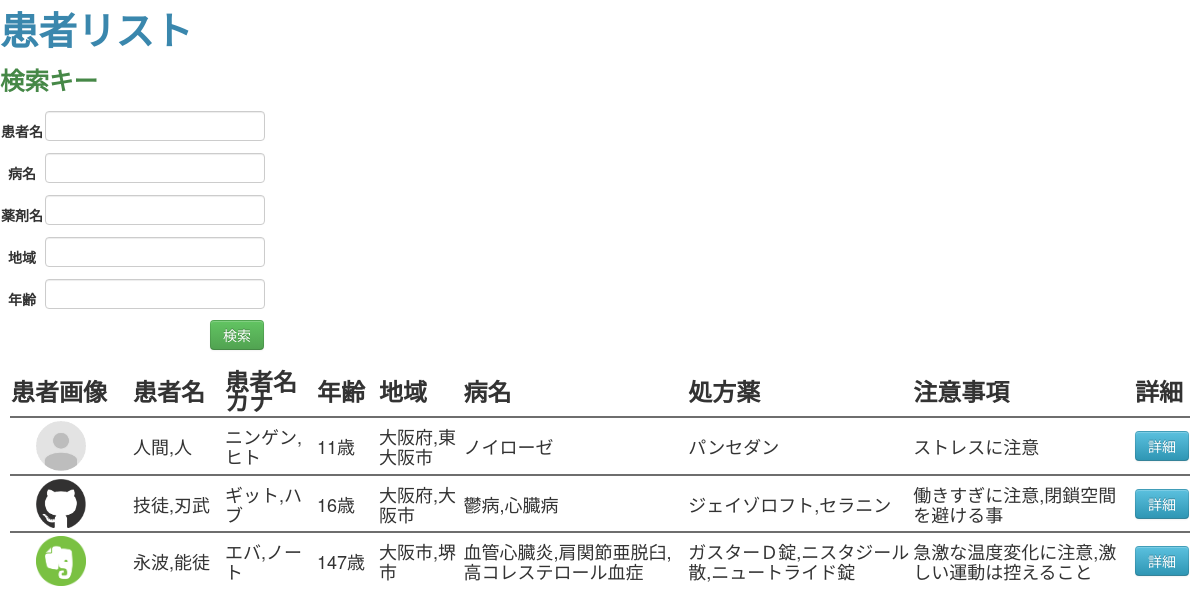
Page /index.php/hospital/patient_list on the committed database.
### tables this page shows
CREATE TABLE "patient" (
	"id" INTEGER PRIMARY KEY AUTOINCREMENT,
	"patient_number" TEXT NOT NULL,
	"image" TEXT NOT NULL,
	"age" TEXT NOT NULL,
	"name" TEXT NOT NULL,
	"name_kana" TEXT NOT NULL,
	"area" TEXT NOT NULL,
	"disease" TEXT NOT NULL,
	"medicine" TEXT NOT NULL,
	"caution" TEXT NOT NULL
);

### application/controllers/Hospital.php (called while the page is built, shortened)
<?php
class Hospital extends CI_Controller {
	public function __construct()
	{
		 $this->load->library('dummy');
	}
	public function patient_list(){
		$this->load->model('Patient_model', 'Patient');
		if(!isset($_POST['search_submit'])){
			$data['patient_list'] = $this->Patient->get_all_data();
			$conditions = array(
				'search_patient' => '',
				'search_disease' => '',
				'search_medicine' => '',
				'search_area' => '',
				'search_age' => '',
			);
			$data['search_key'] = $conditions;
		}
		$this->load->view('hospital/hospital_patient_list', $data);
	}
}

### index.php (called while the page is built, shortened)
<?php
require_once BASEPATH.'core/CodeIgniter.php';

### application/models/patient_model.php (called while the page is built, shortened)
<?php
class Patient_model extends CI_Model {
    function get_all_data(){
        $query = $this->db->get('patient');
        return $query->result();
    }
}
?>

### application/views/hospital/hospital_patient_list.php (the view, shortened to what this page needs)
?><!DOCTYPE HTML>
<html>
	<head>
		<link type="text/css"  href="<?= base_url(); ?>assets/css/jquery.bxslider.css" rel="stylesheet">
		<link rel="stylesheet" type="text/css" href="<?= base_url(); ?>assets/css/bootstrap.min.css" >
	</head>
	<body>
		<h1 class="h1 text-info	">患者リスト</h1>
		<div id="wrapper">
			<div id="search_area">
				<?php
					$param_search_patient = array(
						'id' => 'search_patient',
						'class' => '',
						'name'  => 'search_patient',
						'value' => $search_key['search_patient'] ?: '',
					);
					$param_search_disease = array(
						'id' => 'search_disease',
						'class' => '',
						'name'  => 'search_disease',
						'value' => $search_key['search_disease'] ?: '',
					);
					$param_search_medicine = array(
						'id' => 'search_medicine',
						'class' => '',
						'name'  => 'search_medicine',
						'value' => $search_key['search_medicine'] ?: '',
					);
					$param_search_area = array(
						'id' => 'search_area',
						'class' => '',
						'name'  => 'search_area',
						'value' => $search_key['search_area'] ?: '',
					);
					$param_search_age = array(
						'id' => 'search_age',
						'class' => '',
						'name'  => 'search_age',
						'value' => $search_key['search_age'] ?: '',
					);
					$param_search_submit = array(
						'id' => 'search_submit',
						'class' => 'btn btn-success',
						'name'  => 'search_submit',
		        'value' => '検索',
					);
				?>
				<?= form_open('hospital/patient_list/'); ?>
				<h3 class="h3 text-success">検索キー</h3>
				<table class="table2">
					<tr>
						<th>患者名</th>
						<td><?= form_input($param_search_patient); ?></td>
					</tr>
					<tr>
						<th>病名</th>
						<td><?= form_input($param_search_disease); ?></td>
					</tr>
					<tr>
						<th>薬剤名</th>
						<td><?= form_input($param_search_medicine); ?></td>
					</tr>
					<tr>
						<th>地域</th>
						<td><?= form_input($param_search_area); ?></td>
					</tr>
					<tr>
						<th>年齢</th>
						<td><?= form_input($param_search_age); ?></td>
					</tr>
				</table>
				<div class="serch"><?= form_submit($param_search_submit); ?></div>
				<?= form_close(); ?>
			</div>
			<div id="list_area">
				<table class="table1">
					<thead>
						<th style="width:120px;">患者画像</th>
						<th style="width:90px;">患者名</th>
						<th style="width:90px;">患者名カナ</th>
						<th style="width:60px;">年齢</th>
						<th>地域</th>
						<th>病名</th>
						<th>処方薬</th>
						<th>注意事項</th>
						<th>詳細</th>
					</thead>
					<tbody>
					<?php foreach ($patient_list as $patient) { ?>
						<?php
							$param_submit = array(
								'id' => 'sub_'.$patient->id,
								'class' => 'btn btn-info',
								'name'  => 'sub',
				        'value' => '詳細',
							);
						?>
						<?= form_open('hospital/patient_details/'.$patient->id); ?>
						<tr>
							<td><img style="margin-left:25px;" width="50px" src="<?= base_url(); ?>assets/img/<?= $patient->image; ?>"></td>
							<td><?= $patient->name; ?></td>
							<td><?= $patient->name_kana; ?></td>
							<td><?= $year = (int) ((date('Ymd')-$patient->age)/10000); ?>歳</td>
							<td><?= $patient->area; ?></td>
							<td><?= $patient->disease; ?></td>
							<td><?= $patient->medicine; ?></td>
							<td><?= $patient->caution; ?></td>
							<td><?= form_submit($param_submit); ?></td>
						</tr>
						<?= form_close(); ?>
					<?php } ?>
					</tbody>
				</table>
			</div>
		</div>
	</body>
</html>

### application/views/hospital/hospital_patient_list.php (style rules this page uses)
.table1 { width:1180px; margin:auto 10px; }
.table1 th { font-size: 24px; padding-bottom:5px; text-align: left; }
.table1 td { font-size: 18px; }
.table1 td { padding-top:3px; padding-bottom:3px; border-top:2px solid #6E6E6E; }
.serch { margin-left: 210px; }

### rows in the picture
patient: image (picture), name "人間,人", name_kana "ニンゲン,ヒト", area "大阪府,東大阪市", disease "ノイローゼ", medicine "パンセダン", caution "ストレスに注意"
patient: image (picture), name "技徒,刃武", name_kana "ギット,ハブ", area "大阪府,大阪市", disease "鬱病,心臓病", medicine "ジェイゾロフト,セラニン", caution "働きすぎに注意,閉鎖空間を避ける事"
patient: image (picture), name "永波,能徒", name_kana "エバ,ノート", area "大阪市,堺市", disease "血管心臓炎,肩関節亜脱臼,高コレステロール血症", medicine "ガスターＤ錠,ニスタジール散,ニュートライド錠", caution "急激な温度変化に注意,激しい運動は控えること"
